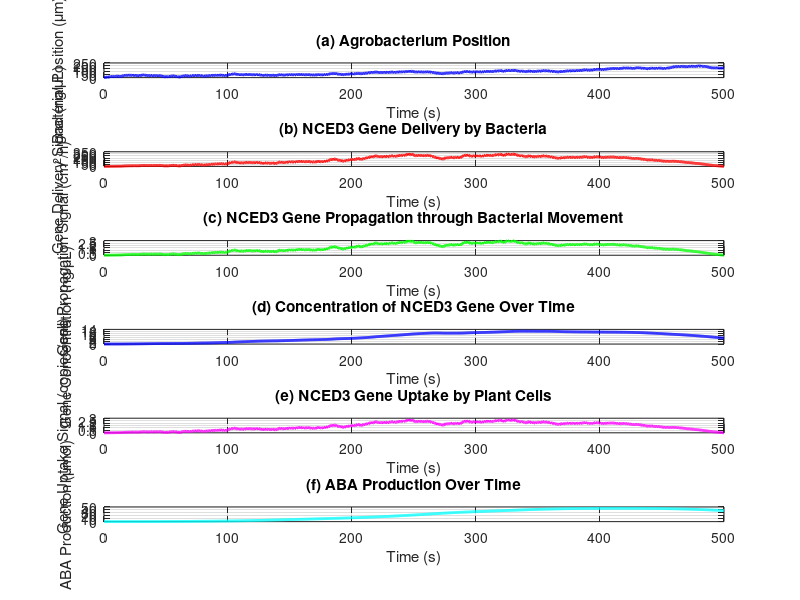

Recreate this plot in MATLAB.
function nced_aba_model_8_15()
    % Set parameters for agent-based model
    time_constant = 500; % seconds
    step_length = 5; % microns
    diffusion_coefficient = 10e-3; % um^2/s (can be calculated based on viscosity and temperature)
    initial_bacteria_concentration = 1e8; % CFU/mL
    absorption_rate = 0.005; % rate at which bacteria is absorbed (dimensionless)
    gain_Tx = 1.5;  % dimensionless
    gain_B = 1;  % dimensionless (ensure realistic impact)
    gain_Rx = 0.9;  % dimensionless
    delay_Tx = 0.1; % seconds
    delay_B = 0.005; % seconds
    delay_Rx = 0.9; % seconds
    receiver_location = 15; % microns
    
    % Parameters for the differential equations
    k_u = 0.05; % Gene uptake rate constant (1/s)
    k_d = 0.01; % Gene degradation rate constant (1/s)
    k_e = 0.1; % Enzyme production rate constant (1/s)
    k_m = 0.05; % Enzyme degradation rate constant (1/s)
    k_ABA = 0.02; % ABA production rate constant (1/s)
    k_ABA_d = 0.01; % ABA degradation rate constant (1/s)
    
    % Simulate agent diffusion
    time_steps = 1000;
    agent_position = simulateAgentDiffusion(time_steps, step_length);

    % Adjust time vector to match the number of time steps
    t_sim = linspace(0, time_constant, time_steps);

    % Simulate signal emission (gene delivery)
    signal_Tx = simulateGeneDelivery(agent_position, gain_Tx, t_sim);

    % Simulate signal propagation (bacterial movement and efficiency)
    signal_B = simulateGenePropagation(signal_Tx, diffusion_coefficient, time_steps, gain_B, initial_bacteria_concentration, absorption_rate);

    % Simulate signal reception (gene uptake by plant cells)
    [signal_Rx, gene_concentration, enzyme_concentration, aba_production] = simulateGeneUptake(signal_B, agent_position, receiver_location, gain_Rx, k_u, k_d, k_e, k_m, k_ABA, k_ABA_d, t_sim);

    % t_emit and t_receive should be determined dynamically based on the signal
    [t_emit, t_receive] = determineEmitReceiveTimes(signal_Tx, signal_Rx, t_sim);

    % Calculate propagation latency
    propagation_latency = t_receive - t_emit;

    % Calculate total latency
    total_latency = delay_Tx + propagation_latency + delay_Rx;

    fprintf('Total Latency: %.2f seconds\n', total_latency);

    % Plot relevant data with colorful lines
    figure;
    subplot(6, 1, 1);
    plot(t_sim, agent_position, 'b', 'LineWidth', 2);
    xlabel('Time (s)');
    ylabel('Bacterial Position (\mum)');
    title('(a) Agrobacterium Position');
    grid on;

    subplot(6, 1, 2);
    plot(t_sim, signal_Tx, 'r', 'LineWidth', 2);
    xlabel('Time (s)');
    ylabel('Gene Delivery Signal (ng/\muL)');
    title('(b) NCED3 Gene Delivery by Bacteria');
    hold on;
    plot([t_emit t_emit], [min(signal_Tx) max(signal_Tx)], 'k--');
    hold off;
    grid on;

    subplot(6, 1, 3);
    plot(t_sim, signal_B, 'g', 'LineWidth', 2);
    xlabel('Time (s)');
    ylabel('Gene Propagation Signal (cm^2/h)');
    title('(c) NCED3 Gene Propagation through Bacterial Movement');
    hold on;
    plot([t_receive t_receive], [min(signal_B) max(signal_B)], 'k--');
    hold off;
    grid on;

    subplot(6, 1, 4);
    plot(t_sim, gene_concentration, 'b', 'LineWidth', 2);
   xlabel('Time (s)');
    ylabel('Gene Concentration (ng/\muL)');
    title('(d) Concentration of NCED3 Gene Over Time');
    grid on;

    subplot(6, 1, 5);
    plot(t_sim, signal_Rx, 'm', 'LineWidth', 2);
   xlabel('Time (s)');
    ylabel('Gene Uptake Signal (copies/cell)');
    title('(e) NCED3 Gene Uptake by Plant Cells');
    hold on;
    plot([t_receive t_receive], [min(signal_Rx) max(signal_Rx)], 'k--');
    hold off;
    grid on;

    subplot(6, 1, 6);
    plot(t_sim, aba_production, 'c', 'LineWidth', 2);
     xlabel('Time (s)');
    ylabel('ABA Production (\mumol)');
    title('(f) ABA Production Over Time');
    grid on;

    % Agent Diffusion 
    function agent_position = simulateAgentDiffusion(time_steps, step_length)
        agent_position = zeros(1, time_steps);
        for i = 2:time_steps
            % Motion equation for agent
            agent_position(i) = agent_position(i-1) + step_length * (-1 + 2 * rand);
        end
    end

    function signal_Tx = simulateGeneDelivery(agent_position, gain_Tx, t_sim)
        % Simulate gene delivery based on the spatial concentration ratio
        signal_Tx = zeros(1, length(agent_position));
        max_signal = gain_Tx * max(abs(agent_position));
        for i = 1:length(agent_position)
            if agent_position(i) > 0
                % Create initial low, then high, then low pattern
                signal_Tx(i) = gain_Tx * abs(agent_position(i)) * sin(pi * t_sim(i) / max(t_sim));
            else
                % Create initial low, then high, then low pattern
                signal_Tx(i) = gain_Tx * abs(agent_position(i)) * 0.5 * sin(pi * t_sim(i) / max(t_sim));
            end
        end
        signal_Tx = max_signal * signal_Tx / max(signal_Tx); % Normalize to max signal
    end

    function signal_B = simulateGenePropagation(signal_Tx, diffusion_coefficient, time_steps, gain_B, initial_bacteria_concentration, absorption_rate)
        % Simulate gene propagation using a simplified model
        signal_B = zeros(1, length(signal_Tx));
        for i = 2:length(signal_Tx)
            % Propagation calculation
            signal_B(i) = gain_B * diffusion_coefficient * signal_Tx(i); % Convert to appropriate units
            % Apply absorption
            signal_B(i) = signal_B(i) * (1 - absorption_rate);
        end
    end

    function [signal_Rx, gene_concentration, enzyme_concentration, aba_production] = simulateGeneUptake(signal_B, agent_position, receiver_location, gain_Rx, k_u, k_d, k_e, k_m, k_ABA, k_ABA_d, t_sim)
        % Simulate gene uptake and ABA production
        signal_Rx = zeros(1, length(agent_position));
        gene_concentration = zeros(1, length(agent_position));
        enzyme_concentration = zeros(1, length(agent_position));
        aba_production = zeros(1, length(agent_position));

        for i = 2:length(agent_position)
            if agent_position(i) >= receiver_location
                signal_Rx(i) = gain_Rx * signal_B(i); % Maintain appropriate units
            else
                signal_Rx(i) = gain_Rx * signal_B(i) * 0.5; % Maintain appropriate units
            end

            % Gene uptake and degradation
            gene_concentration(i) = gene_concentration(i-1) + k_u * signal_B(i) - k_d * gene_concentration(i-1);

            % Enzyme production and degradation
            enzyme_concentration(i) = enzyme_concentration(i-1) + k_e * gene_concentration(i) - k_m * enzyme_concentration(i-1);

            % ABA production and degradation
            aba_production(i) = aba_production(i-1) + k_ABA * enzyme_concentration(i) - k_ABA_d * aba_production(i-1);
        end
    end

    function [t_emit, t_receive] = determineEmitReceiveTimes(signal_Tx, signal_Rx, t_sim)
        % Dynamic determination of t_emit and t_receive based on signal data
        t_emit = t_sim(find(signal_Tx > 0, 1));
        t_receive = t_sim(find(signal_Rx > 0, 1, 'last'));
    end
end
